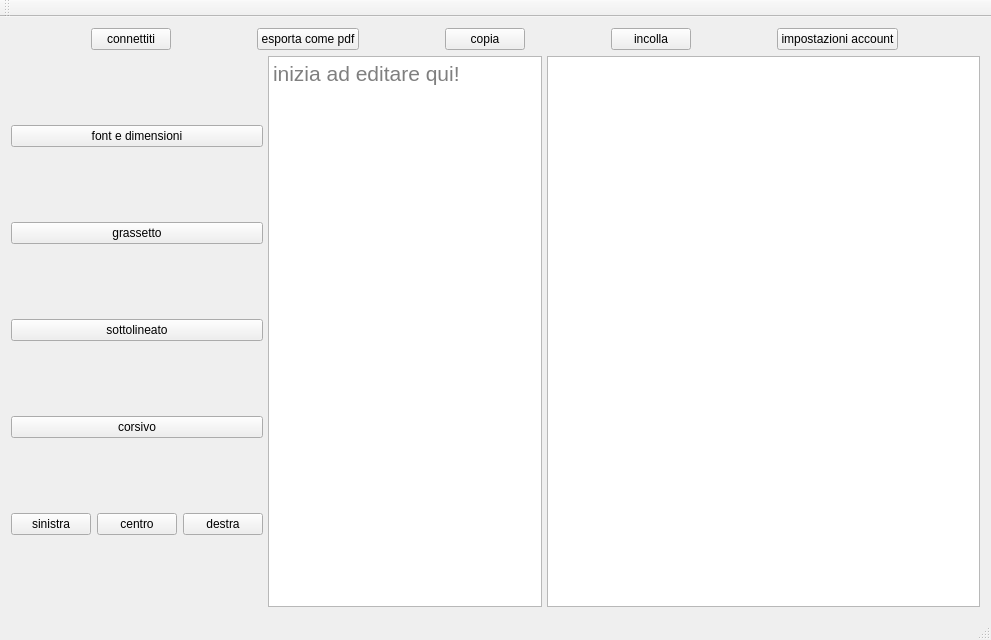
<?xml version="1.0" encoding="UTF-8"?>
<ui version="4.0">
 <class>MainWindow</class>
 <widget class="QMainWindow" name="MainWindow">
  <property name="geometry">
   <rect>
    <x>0</x>
    <y>0</y>
    <width>991</width>
    <height>640</height>
   </rect>
  </property>
  <property name="sizePolicy">
   <sizepolicy hsizetype="Fixed" vsizetype="Fixed">
    <horstretch>0</horstretch>
    <verstretch>0</verstretch>
   </sizepolicy>
  </property>
  <property name="windowTitle">
   <string>MainWindow</string>
  </property>
  <widget class="QWidget" name="centralWidget">
   <property name="sizePolicy">
    <sizepolicy hsizetype="Fixed" vsizetype="Fixed">
     <horstretch>0</horstretch>
     <verstretch>0</verstretch>
    </sizepolicy>
   </property>
   <property name="minimumSize">
    <size>
     <width>900</width>
     <height>600</height>
    </size>
   </property>
   <layout class="QHBoxLayout" name="horizontalLayout_3">
    <item>
     <layout class="QVBoxLayout" name="verticalLayout">
      <item>
       <layout class="QHBoxLayout" name="horizontalLayout">
        <item>
         <widget class="QPushButton" name="pushButtonConnect">
          <property name="sizePolicy">
           <sizepolicy hsizetype="Fixed" vsizetype="Fixed">
            <horstretch>0</horstretch>
            <verstretch>0</verstretch>
           </sizepolicy>
          </property>
          <property name="text">
           <string>connettiti</string>
          </property>
          <property name="iconSize">
           <size>
            <width>40</width>
            <height>40</height>
           </size>
          </property>
          <property name="checkable">
           <bool>false</bool>
          </property>
         </widget>
        </item>
        <item>
         <widget class="QPushButton" name="pushButtonPDF">
          <property name="sizePolicy">
           <sizepolicy hsizetype="Fixed" vsizetype="Fixed">
            <horstretch>0</horstretch>
            <verstretch>0</verstretch>
           </sizepolicy>
          </property>
          <property name="text">
           <string>esporta come pdf</string>
          </property>
         </widget>
        </item>
        <item>
         <widget class="QPushButton" name="pushButtonCopy">
          <property name="sizePolicy">
           <sizepolicy hsizetype="Fixed" vsizetype="Fixed">
            <horstretch>0</horstretch>
            <verstretch>0</verstretch>
           </sizepolicy>
          </property>
          <property name="text">
           <string>copia</string>
          </property>
         </widget>
        </item>
        <item>
         <widget class="QPushButton" name="pushButtonPaste">
          <property name="sizePolicy">
           <sizepolicy hsizetype="Fixed" vsizetype="Fixed">
            <horstretch>0</horstretch>
            <verstretch>0</verstretch>
           </sizepolicy>
          </property>
          <property name="text">
           <string>incolla</string>
          </property>
         </widget>
        </item>
        <item>
         <widget class="QPushButton" name="pushButtonSettings">
          <property name="sizePolicy">
           <sizepolicy hsizetype="Fixed" vsizetype="Fixed">
            <horstretch>0</horstretch>
            <verstretch>0</verstretch>
           </sizepolicy>
          </property>
          <property name="text">
           <string>impostazioni account</string>
          </property>
         </widget>
        </item>
       </layout>
      </item>
      <item>
       <layout class="QHBoxLayout" name="horizontalLayout_2">
        <property name="spacing">
         <number>5</number>
        </property>
        <item>
         <layout class="QVBoxLayout" name="verticalLayout_2">
          <item>
           <widget class="QPushButton" name="pushButtonFont">
            <property name="text">
             <string>font e dimensioni</string>
            </property>
           </widget>
          </item>
          <item>
           <widget class="QPushButton" name="pushButtonBold">
            <property name="text">
             <string>grassetto</string>
            </property>
           </widget>
          </item>
          <item>
           <widget class="QPushButton" name="pushButtonUnderlined">
            <property name="text">
             <string>sottolineato</string>
            </property>
           </widget>
          </item>
          <item>
           <widget class="QPushButton" name="pushButtonItalic">
            <property name="text">
             <string>corsivo</string>
            </property>
           </widget>
          </item>
          <item>
           <layout class="QHBoxLayout" name="horizontalLayout_4">
            <item>
             <widget class="QPushButton" name="pushButtonAlignLeft">
              <property name="text">
               <string>sinistra</string>
              </property>
             </widget>
            </item>
            <item>
             <widget class="QPushButton" name="pushButtonAlignCenter">
              <property name="text">
               <string>centro</string>
              </property>
             </widget>
            </item>
            <item>
             <widget class="QPushButton" name="pushButtonAlignRight">
              <property name="text">
               <string>destra</string>
              </property>
             </widget>
            </item>
           </layout>
          </item>
         </layout>
        </item>
        <item>
         <widget class="QTextEdit" name="textEditShared">
          <property name="font">
           <font>
            <family>Helvetica</family>
            <pointsize>16</pointsize>
            <weight>50</weight>
            <italic>false</italic>
            <bold>false</bold>
            <underline>false</underline>
            <strikeout>false</strikeout>
           </font>
          </property>
          <property name="html">
           <string>&lt;!DOCTYPE HTML PUBLIC &quot;-//W3C//DTD HTML 4.0//EN&quot; &quot;http://www.w3.org/TR/REC-html40/strict.dtd&quot;&gt;
&lt;html&gt;&lt;head&gt;&lt;meta name=&quot;qrichtext&quot; content=&quot;1&quot; /&gt;&lt;style type=&quot;text/css&quot;&gt;
p, li { white-space: pre-wrap; }
&lt;/style&gt;&lt;/head&gt;&lt;body style=&quot; font-family:'Helvetica'; font-size:16pt; font-weight:400; font-style:normal;&quot;&gt;
&lt;p style=&quot;-qt-paragraph-type:empty; margin-top:0px; margin-bottom:0px; margin-left:0px; margin-right:0px; -qt-block-indent:0; text-indent:0px; font-family:'Bangla MN';&quot;&gt;&lt;br /&gt;&lt;/p&gt;&lt;/body&gt;&lt;/html&gt;</string>
          </property>
          <property name="placeholderText">
           <string>inizia ad editare qui!</string>
          </property>
         </widget>
        </item>
        <item>
         <widget class="QListView" name="listViewUsers">
          <property name="sizePolicy">
           <sizepolicy hsizetype="Fixed" vsizetype="Expanding">
            <horstretch>0</horstretch>
            <verstretch>0</verstretch>
           </sizepolicy>
          </property>
          <property name="minimumSize">
           <size>
            <width>433</width>
            <height>0</height>
           </size>
          </property>
         </widget>
        </item>
       </layout>
      </item>
     </layout>
    </item>
   </layout>
  </widget>
  <widget class="QToolBar" name="mainToolBar">
   <property name="windowTitle">
    <string>SynkEditor</string>
   </property>
   <attribute name="toolBarArea">
    <enum>TopToolBarArea</enum>
   </attribute>
   <attribute name="toolBarBreak">
    <bool>false</bool>
   </attribute>
  </widget>
  <widget class="QStatusBar" name="statusBar"/>
 </widget>
 <layoutdefault spacing="6" margin="11"/>
 <resources/>
 <connections/>
</ui>
